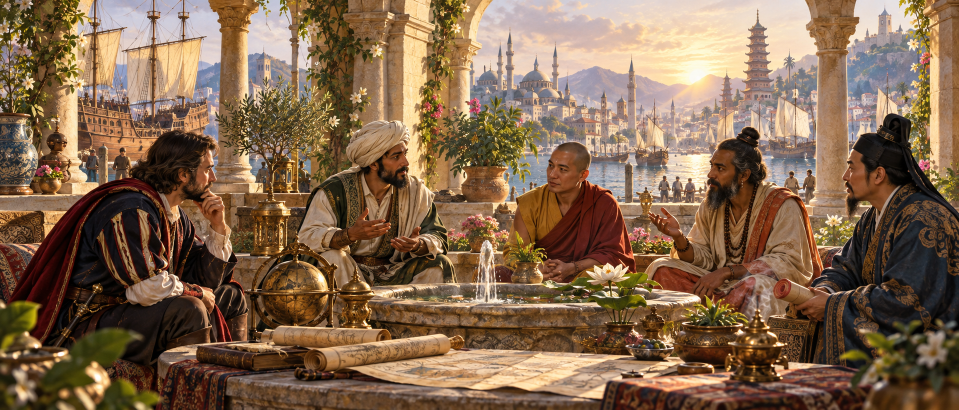
#> input picture images/achievement-events/complete_faith.png, 1918 x 820 px, given in place of lucrezia_medici.png, which was not available (shown at 1/2 size)
$ python medici_bankruptcy_assets.py
#> lines starting #> are read from the running program, lines starting #| are printed output that depends on the picture; pictures that were not available may be replaced by others from this repository, and a replacement may not be noted
#> in normalize_alpha, `alpha = rgba[:, :, 3]`: alpha: shape (820, 1918); every value is 255
### tools/portrait_asset_layout.py
#!/usr/bin/env python3
"""투명 인물 원화를 얼굴상·무릎상 규격에 일관되게 맞춘다.

배경을 지운 뒤 남은 투명 여백이나 원화 속 인물 위치가 서로 달라도 얼굴 크기와
머리 위 여백이 같게 보이도록 얼굴 검출값과 알파 경계를 함께 사용한다.
"""
from __future__ import annotations

import shutil
import tempfile
from pathlib import Path

import numpy as np
from PIL import Image
from scipy import ndimage


ROOT = Path(__file__).resolve().parents[1]
MODEL = ROOT / "tools" / "models" / "face_detection_yunet_2023mar.onnx"
_DETECTOR = None


def alpha_bounds(image: Image.Image, cutoff: int = 12) -> tuple[int, int, int, int]:
    alpha = image.getchannel("A")
    bounds = alpha.point(lambda value: 255 if value > cutoff else 0).getbbox()
    return bounds or (0, 0, image.width, image.height)


def defringe(image: Image.Image, opaque_cutoff: int = 235) -> Image.Image:
    """반투명 가장자리의 어두운 배경색을 가까운 인물색으로 바꾼다.

    알파는 건드리지 않는다. 투명 픽셀의 숨은 RGB도 가장자리 색으로 채워 두어
    축소할 때 검거나 붉은 테두리가 다시 섞이지 않게 한다.
    """
#> called with opaque_cutoff = 235
    rgba = np.asarray(image.convert("RGBA")).copy()
    alpha = rgba[:, :, 3]
    opaque = alpha >= opaque_cutoff
#> opaque: shape (820, 1918) bool; every value is 1
    if not opaque.any():
        opaque = alpha >= 128
    if not opaque.any():
        return image.convert("RGBA")
    _, nearest = ndimage.distance_transform_edt(~opaque, return_indices=True)
    yy, xx = nearest
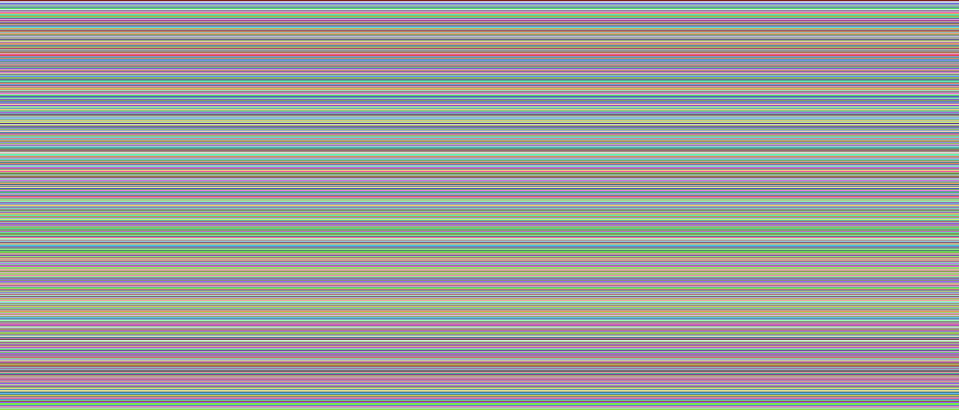
#> yy: shape (820, 1918) int32 (shown at 1/2 size); 820 distinct labels, from 0 to 819; one colour per label, 0 black
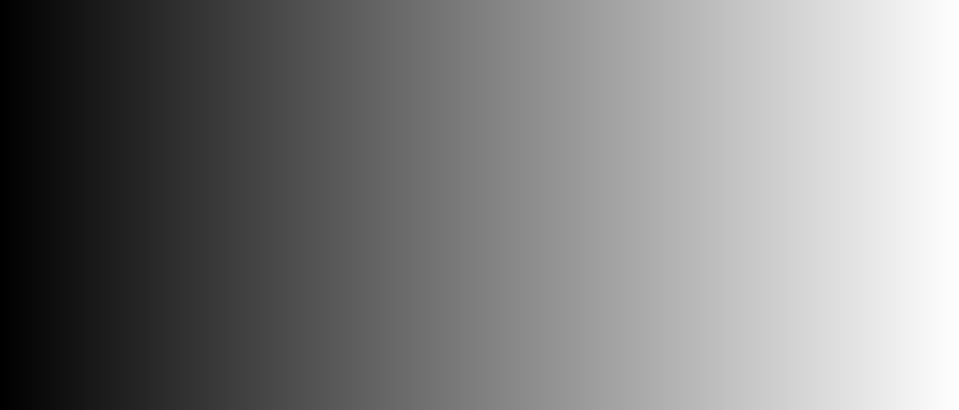
#> xx: shape (820, 1918) int32 (shown at 1/2 size); min 0, max 1917, mean 958.5; drawn with min black and max white
    rgb = rgba[:, :, :3]
#> rgb is the input picture: shape (820, 1918, 3); mean R, G, B 130.5, 103, 78.1
    fringe = (alpha > 0) & ~opaque
#> fringe: shape (820, 1918) bool; every value is 0
    rgb[fringe] = rgb[yy[fringe], xx[fringe]]
    rgb[alpha == 0] = 0
    rgba[:, :, :3] = rgb
    return Image.fromarray(rgba, "RGBA")


def clear_transparent_rgb(image: Image.Image) -> Image.Image:
    """완전 투명 픽셀의 숨은 색만 지워 뷰어별 표시 차이를 없앤다."""
    rgba = np.asarray(image.convert("RGBA")).copy()
    rgba[rgba[:, :, 3] == 0, :3] = 0
    return Image.fromarray(rgba, "RGBA")


def detect_face(image: Image.Image) -> tuple[float, float, float, float] | None:
    """YuNet으로 가장 확실하면서 위쪽에 있는 얼굴 상자를 찾는다."""
    global _DETECTOR
    import cv2

    if not MODEL.is_file():
        return None
    if _DETECTOR is None:
        runtime = Path(tempfile.gettempdir()) / "plus_ultra_yunet_2023mar.onnx"
        if not runtime.is_file() or runtime.stat().st_size != MODEL.stat().st_size:
            shutil.copyfile(MODEL, runtime)
        _DETECTOR = cv2.FaceDetectorYN.create(str(runtime), "", (320, 320), 0.5, 0.3, 50)

    rgba = image.convert("RGBA")
    backdrop = Image.new("RGBA", rgba.size, (128, 128, 128, 255))
    backdrop.alpha_composite(rgba)
    rgb = np.asarray(backdrop.convert("RGB"))
    scale = 640 / max(image.size)
    width = max(1, round(image.width * scale))
    height = max(1, round(image.height * scale))
    small = cv2.resize(cv2.cvtColor(rgb, cv2.COLOR_RGB2BGR), (width, height))
    _DETECTOR.setInputSize((width, height))
    _, faces = _DETECTOR.detect(small)
    if faces is None:
        return None
    face = sorted(faces, key=lambda row: -(row[14] - 0.3 * row[1] / height))[0]
    x, y, w, h = (float(value) / scale for value in face[:4])
    return x, y, w, h


def make_face(person: Image.Image, size: int = 512, face_x: float = 0.5) -> Image.Image:
    """얼굴 폭 22%, 얼굴 위 여백 15%인 정사각형 상반신을 만든다.

    face_x는 결과 캔버스에서 얼굴 중심이 놓일 가로 비율이다.
    """
#> called with size = 448, face_x = 0.5
    person = person.convert("RGBA")
    face = detect_face(person)
    if face is None:
        side = min(person.size)
#> side = 820
        crop = person.crop(((person.width - side) // 2, 0,
                            (person.width + side) // 2, side))
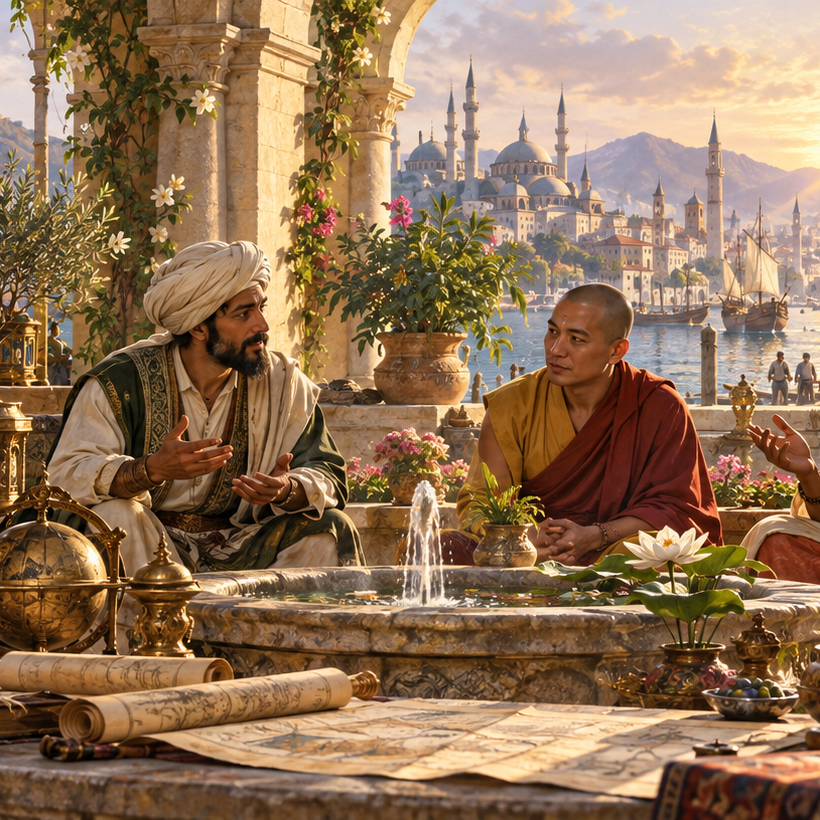
#> crop: PIL image 820x820 RGBA; mean R, G, B, A 145.1, 114.8, 85.9, 255
    else:
        x, y, width, height = face
        side = max(width / 0.22, height / 0.27)
        left = x + width / 2 - side * face_x
        top = y - side * 0.15
        crop = person.crop((round(left), round(top), round(left + side), round(top + side)))
    return clear_transparent_rgb(crop.resize((size, size), Image.Resampling.LANCZOS))


def make_half(person: Image.Image, size: tuple[int, int] = (1024, 1536)) -> Image.Image:
    """실제 인물 경계를 꽉 채우되 얼굴 크기를 일정하게 한 머리~무릎상."""
#> called with size = (1024, 1536)
    person = person.convert("RGBA")
    bounds = alpha_bounds(person)
#> in alpha_bounds, `bounds = alpha.point(lambda value: 255 if value > cutoff else 0).getbb..`: bounds = (0, 0, 1918, 820)
#> bounds = (0, 0, 1918, 820)
    left, top, right, bottom = bounds
#> left = 0; top = 0; right = 1918; bottom = 820
    box_width = max(1, right - left)
#> box_width = 1918
    box_height = max(1, bottom - top)
#> box_height = 820
    face = detect_face(person)

    target_width, target_height = size
    height_scale = (target_height - 8) / box_height
#> height_scale = 1.86
    face_scale = height_scale if face is None else target_width * 0.17 / max(1, face[2])
#> face_scale = 1.86
    width_cap = (target_width - 16) / box_width
#> width_cap = 0.526
    height_cap = target_height * 1.10 / box_height
#> height_cap = 2.06
    scale = min(max(height_scale, face_scale), width_cap, height_cap)
#> scale = 0.526

    resized = person.resize((max(1, round(person.width * scale)),
                             max(1, round(person.height * scale))), Image.Resampling.LANCZOS)
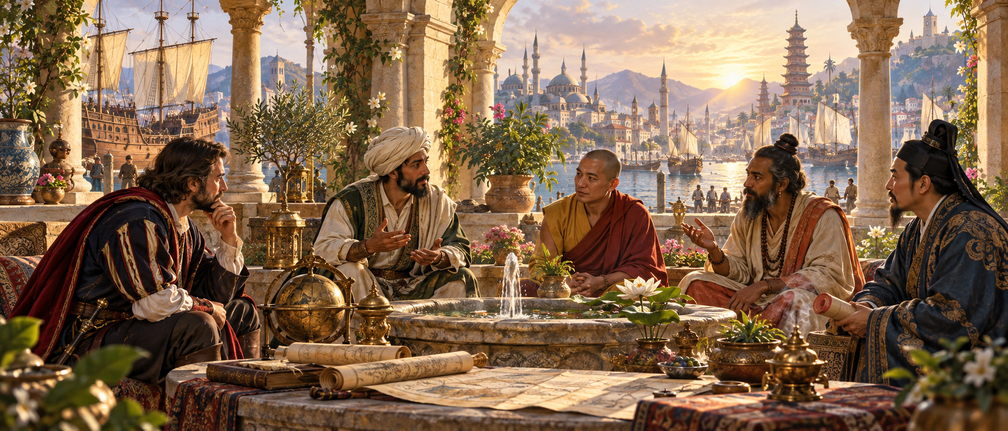
#> resized: PIL image 1008x431 RGBA; mean R, G, B, A 130.5, 103, 78.1, 255
    scaled_bounds = alpha_bounds(resized)
#> in alpha_bounds (call 2), `alpha = image.getchannel("A")`: alpha: PIL image 1008x431 L; every value is 255
#> scaled_bounds = (0, 0, 1008, 431)
    subject_center = (scaled_bounds[0] + scaled_bounds[2]) / 2
#> subject_center = 504
    paste_x = round(target_width / 2 - subject_center)
#> paste_x = 8
    paste_y = 4 - scaled_bounds[1]
#> paste_y = 4
    canvas = Image.new("RGBA", size, (0, 0, 0, 0))
#> canvas: PIL image 1024x1536 RGBA; every value is 0
    canvas.alpha_composite(resized, (paste_x, paste_y))
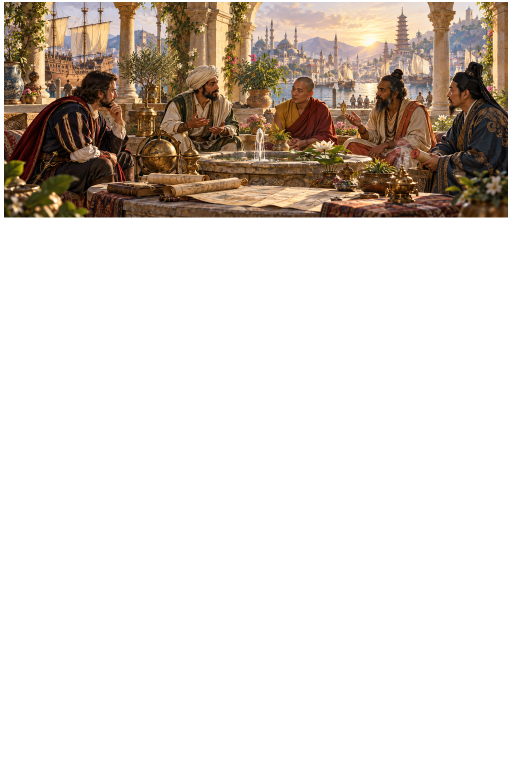
#> canvas: PIL image 1024x1536 RGBA (shown at 1/2 size); mean R, G, B, A 36, 28.4, 21.6, 70.4; transparent parts drawn white
    return clear_transparent_rgb(canvas)

### tools/medici_bankruptcy_assets.py
#!/usr/bin/env python3
"""메디치 은행 파산 사건 인물 원본을 게임 얼굴상·무릎상으로 가공한다."""
from __future__ import annotations

import sys
from pathlib import Path

import numpy as np
from PIL import Image

from portrait_asset_layout import alpha_bounds, defringe, make_face, make_half


ROOT = Path(__file__).resolve().parents[1]
MASTERS = ROOT / "artifacts" / "medici-bankruptcy" / "knee-masters"
OUT = ROOT / "images" / "portraits" / "medici"
NAMES = ("lucrezia_medici", "calds", "sousa", "launay", "ashford")


def normalize_alpha(image: Image.Image) -> Image.Image:
    rgba = np.asarray(image.convert("RGBA")).copy()
    alpha = rgba[:, :, 3]
    alpha[alpha <= 6] = 0
    alpha[alpha >= 249] = 255
    rgba[:, :, 3] = alpha
    return defringe(Image.fromarray(rgba, "RGBA"))


def build() -> None:
    OUT.mkdir(parents=True, exist_ok=True)
    for name in NAMES:
        source = MASTERS / f"{name}.png"
        person = normalize_alpha(Image.open(source))
        face = make_face(person, size=448)
        half = make_half(person, size=(1024, 1536))
        face.save(OUT / f"{name}.webp", "WEBP", lossless=True, method=6)
        half.save(OUT / f"{name}_half.webp", "WEBP", lossless=True, method=6)
        print(f"built {name}: face={face.size} half={half.size}")
#| built lucrezia_medici: face=(448, 448) half=(1024, 1536)
#> pass 2 of the loop in build, `for name in NAMES:`:
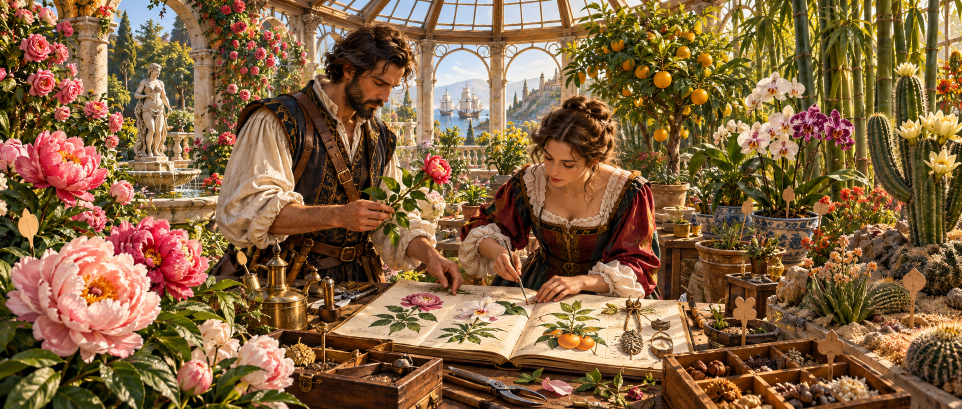
#> input picture images/achievement-events/complete_plant.png, 1923 x 818 px, given in place of calds.png, which was not available (shown at 1/2 size)
#> opaque: shape (818, 1923) bool; every value is 1
#> yy: shape (818, 1923) int32; 818 distinct labels, from 0 to 817
#> xx: shape (818, 1923) int32
#> in defringe, rgb is the input picture: shape (818, 1923, 3); mean R, G, B 131.9, 99.1, 64.5
#> fringe: shape (818, 1923) bool; every value is 0
#> in make_face (call 2), `crop = person.crop(((person.width - side) // 2, 0, (person.width + sid..`:
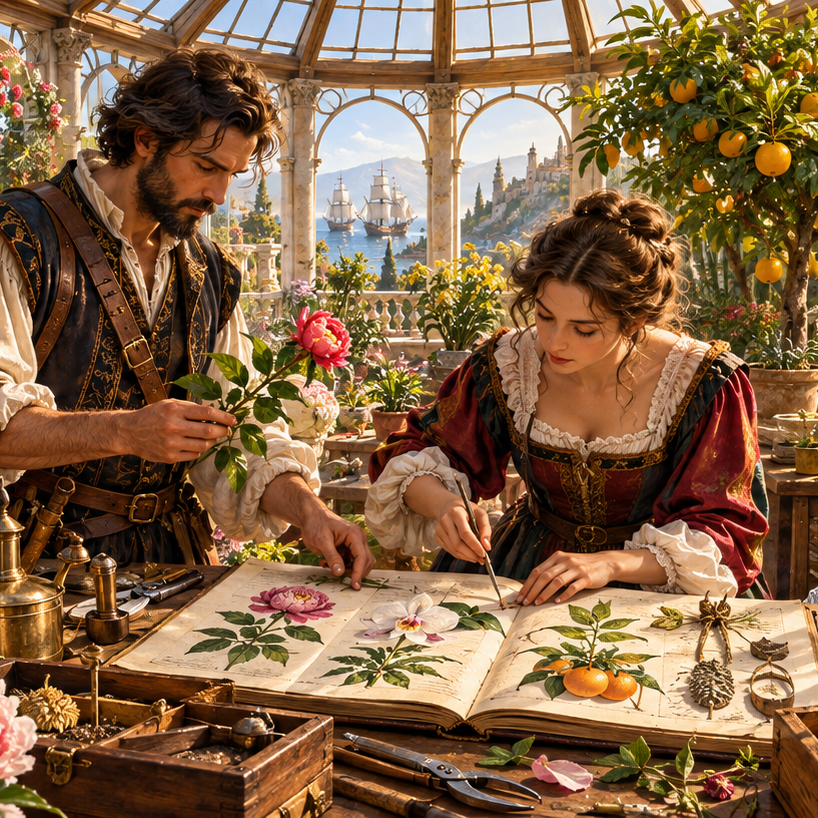
#> crop: PIL image 818x818 RGBA; mean R, G, B, A 132.1, 100.2, 69.7, 255
#> in make_half (call 2), `bounds = alpha_bounds(person)`: bounds = (0, 0, 1923, 818)
#> right = 1923; bottom = 818
#> box_width = 1923
#> box_height = 818
#> height_scale = 1.87
#> width_cap = 0.524
#> height_cap = 2.07
#> scale = 0.524
#> resized: PIL image 1008x429 RGBA
#> scaled_bounds = (0, 0, 1008, 429)
#> in make_half (call 2), `canvas.alpha_composite(resized, (paste_x, paste_y))`:
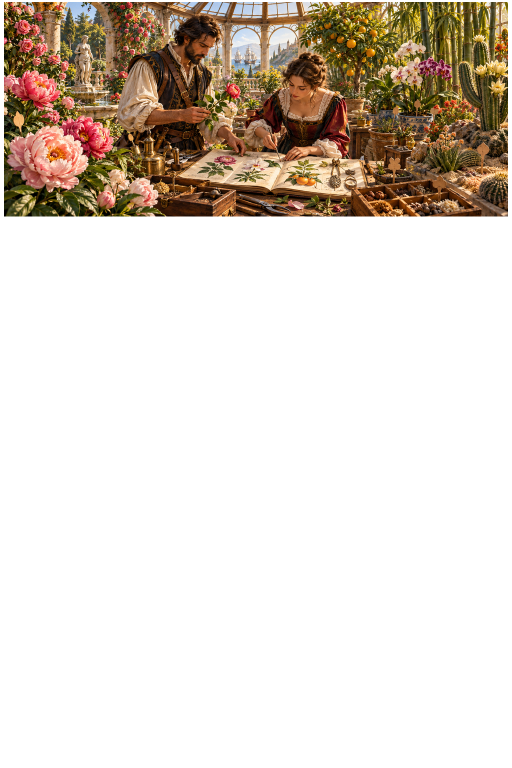
#> canvas: PIL image 1024x1536 RGBA (shown at 1/2 size); mean R, G, B, A 36.3, 27.2, 17.7, 70.1; transparent parts drawn white
#| built calds: face=(448, 448) half=(1024, 1536)


def check() -> None:
    for name in NAMES:
        for suffix, expected in (("", (448, 448)), ("_half", (1024, 1536))):
            path = OUT / f"{name}{suffix}.webp"
            image = Image.open(path).convert("RGBA")
            assert image.size == expected, (path, image.size)
            alpha = image.getchannel("A")
            assert alpha.getextrema()[0] == 0, f"{path}: transparent background missing"
            bounds = alpha_bounds(image)
            assert bounds[2] > bounds[0] and bounds[3] > bounds[1], f"{path}: empty subject"
            print(f"ok {path.relative_to(ROOT)} {image.size} alpha={alpha.getextrema()} bounds={bounds}")


if __name__ == "__main__":
#> (the run stopped early here; a loop or call above may not have finished)
